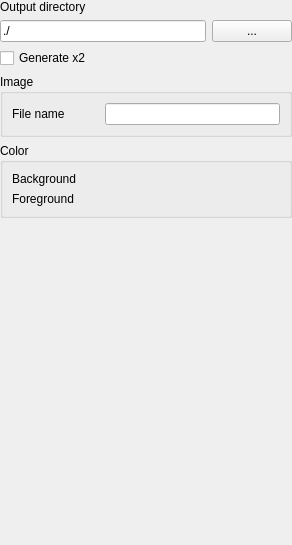
<?xml version="1.0" encoding="UTF-8"?>
<ui version="4.0">
 <class>OutputFrame</class>
 <widget class="QWidget" name="OutputFrame">
  <property name="geometry">
   <rect>
    <x>0</x>
    <y>0</y>
    <width>292</width>
    <height>545</height>
   </rect>
  </property>
  <property name="sizePolicy">
   <sizepolicy hsizetype="Minimum" vsizetype="Minimum">
    <horstretch>0</horstretch>
    <verstretch>0</verstretch>
   </sizepolicy>
  </property>
  <property name="windowTitle">
   <string>Frame</string>
  </property>
  <property name="locale">
   <locale language="English" country="UnitedStates"/>
  </property>
  <layout class="QGridLayout" name="gridLayout">
   <property name="sizeConstraint">
    <enum>QLayout::SetMinimumSize</enum>
   </property>
   <property name="leftMargin">
    <number>0</number>
   </property>
   <property name="topMargin">
    <number>0</number>
   </property>
   <property name="rightMargin">
    <number>0</number>
   </property>
   <property name="bottomMargin">
    <number>0</number>
   </property>
   <item row="0" column="0">
    <widget class="QLabel" name="label">
     <property name="text">
      <string>Output directory</string>
     </property>
     <property name="buddy">
      <cstring>lineEditPath</cstring>
     </property>
    </widget>
   </item>
   <item row="2" column="0" colspan="2">
    <widget class="QCheckBox" name="checkBoxGenerateX2">
     <property name="text">
      <string>Generate x2</string>
     </property>
    </widget>
   </item>
   <item row="3" column="0" colspan="2">
    <widget class="QGroupBox" name="groupBoxImage">
     <property name="title">
      <string>Image</string>
     </property>
     <property name="checkable">
      <bool>false</bool>
     </property>
     <layout class="QGridLayout" name="gridLayout_2">
      <item row="0" column="1" colspan="2">
       <widget class="QLineEdit" name="lineEditImageFilename"/>
      </item>
      <item row="0" column="0">
       <widget class="QLabel" name="label_2">
        <property name="text">
         <string>File name</string>
        </property>
        <property name="buddy">
         <cstring>lineEditImageFilename</cstring>
        </property>
       </widget>
      </item>
     </layout>
    </widget>
   </item>
   <item row="1" column="1">
    <widget class="QPushButton" name="pushButtonSelectPath">
     <property name="text">
      <string notr="true">...</string>
     </property>
    </widget>
   </item>
   <item row="1" column="0">
    <widget class="QLineEdit" name="lineEditPath">
     <property name="text">
      <string>./</string>
     </property>
     <property name="readOnly">
      <bool>true</bool>
     </property>
    </widget>
   </item>
   <item row="5" column="0">
    <spacer name="verticalSpacer">
     <property name="orientation">
      <enum>Qt::Vertical</enum>
     </property>
     <property name="sizeHint" stdset="0">
      <size>
       <width>20</width>
       <height>40</height>
      </size>
     </property>
    </spacer>
   </item>
   <item row="4" column="0" colspan="2">
    <widget class="QGroupBox" name="groupBoxColor">
     <property name="title">
      <string>Color</string>
     </property>
     <layout class="QGridLayout" name="gridLayout_4">
      <item row="1" column="1">
       <widget class="ColorButton" name="widgetBackgroundColor" native="true"/>
      </item>
      <item row="3" column="0">
       <widget class="QLabel" name="label_7">
        <property name="text">
         <string>Foreground</string>
        </property>
       </widget>
      </item>
      <item row="3" column="1">
       <widget class="ColorButton" name="widgetForegroundColor" native="true"/>
      </item>
      <item row="1" column="0">
       <widget class="QLabel" name="label_6">
        <property name="text">
         <string>Background</string>
        </property>
       </widget>
      </item>
     </layout>
    </widget>
   </item>
  </layout>
 </widget>
 <customwidgets>
  <customwidget>
   <class>ColorButton</class>
   <extends>QWidget</extends>
   <header>colorbutton.h</header>
   <container>1</container>
  </customwidget>
 </customwidgets>
 <resources/>
 <connections/>
</ui>
